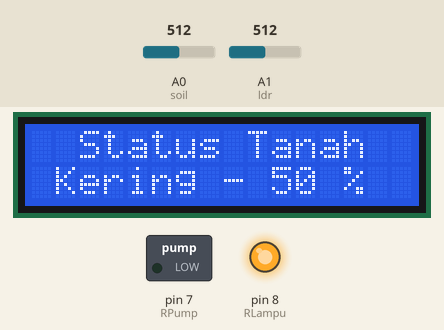
The sketch below on a simulated Arduino Uno, built with avr-gcc and run on an emulated ATmega328P. Shown: 16×2 character LCD, switched loads named in the sketch (green lamp = pin HIGH), output pins drawn as LEDs (lit = HIGH). The inputs (shaded band) are chosen by the test bench; at power-on: A0 (soil) = 512, A1 (ldr) = 512. What the sketch prints to the serial monitor is not drawn.

Above: at 4.2 s.
4.3 s: A0 (soil) set to 493
At 5.9 s:
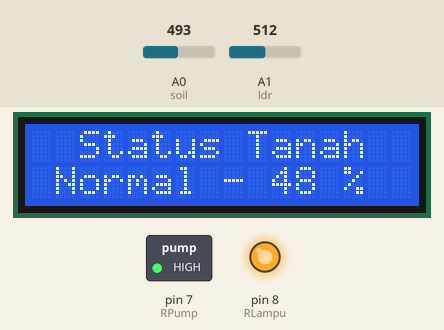
8.4 s: A1 (ldr) set to 706
10.7 s: A1 (ldr) set to 725
At 11.7 s:
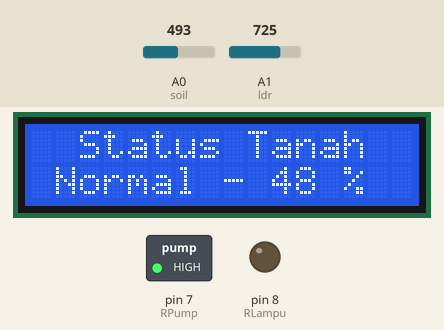
14.8 s: A0 (soil) set to 716
At 16.2 s:
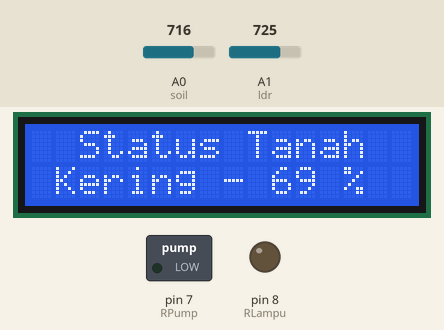
18.9 s: A0 (soil) set to 900
At 20.4 s:
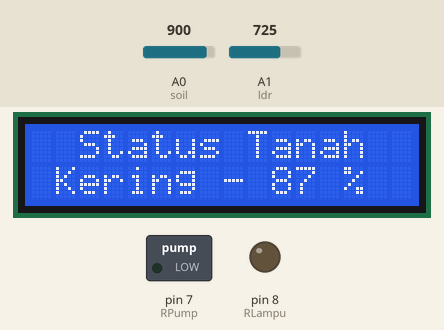
Timing chart, 0 to 21.9 s (numbered marks = the images above; inputs shaded):
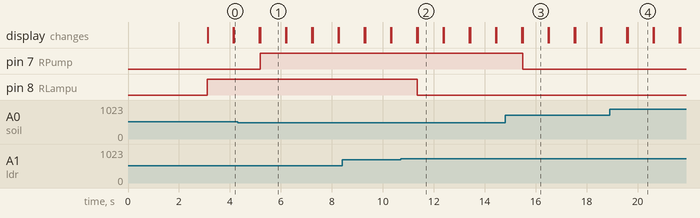

Measured:
- the behaviour switches between 512 and 511 on A0 (soil) (found by bisection; images 0 and 1)
- the behaviour switches between 716 and 717 on A1 (ldr) (found by bisection; images 1 and 2)
- after the input at 4.3 s, pin 7 (RPump): LOW → HIGH after 0.88 s; the display: first differs from a run without the input after 0.88 s (image 1)
- after the input at 10.7 s, pin 8 (RLampu): HIGH → LOW after 0.64 s
- after the input at 14.8 s, pin 7 (RPump): HIGH → LOW after 0.68 s; the display: first differs from a run without the input after 0.68 s (image 3)
- after the input at 18.9 s, the display: first differs from a run without the input after 0.71 s (image 4)
- what the display in image 1 shows lasts 1.0 s, from 5.2 s to 6.2 s

The sketch:

Sawah_Panas.ino
```cpp
#include <LiquidCrystal_I2C.h>
LiquidCrystal_I2C lcd(0x27, 16,2);
const int ldr = A1, soil = A0, RLampu = 8, RPump = 7;
int nilai_ldr, nilai_soil, lembab, cahaya;

void setup() {
  // put your setup code here, to run once:
  Serial.begin(9600);
  lcd.init();
  lcd.backlight();
  lcd.setCursor(1,0);
  lcd.print("Welcome To My");
  lcd.setCursor(1,1);
  lcd.print("Final Project");
  pinMode(ldr, INPUT);
  pinMode(soil, INPUT);
  pinMode(RLampu, OUTPUT);
  pinMode(RPump, OUTPUT);
  Serial.print("Sistem Otomasi Sawah");
  delay(3000);
  lcd.clear();
}

void loop() {
  // put your main code here, to run repeatedly:
 nilai_ldr  = analogRead(ldr);
 nilai_soil = analogRead(soil);
 cahaya = map(nilai_ldr, 0, 1023, 100, 0);
 lembab = map(nilai_soil, 0, 1023, 0, 100);

 Serial.print("Nilai LDR : ");
 Serial.println(cahaya);
 Serial.print("Nilai Soil : ");
 Serial.println(lembab);
 lcd.setCursor(7,1);
 lcd.print(" - ");
 lcd.print(lembab);
 lcd.print(" % ");

 if ((cahaya <= 30) && (lembab < 50)){  // Jika Nilai Cahaya kurang dari samadengan 30 (0-30) Lampu ON
                                        // Jika Nilai Lembab kurang dari 50 (0-49) Pompa OFF
    digitalWrite(RLampu, LOW);          // Relay (Saklar) Lampu ON

    lcd.setCursor(2,0);
    lcd.print("Status Tanah");
    lcd.setCursor(1,1);
    lcd.print("Normal");
    digitalWrite(RPump, HIGH);          // Relay (Saklar) Pompa OFF

    delay(1000);
    lcd.clear();

 }else if((cahaya > 30) && (lembab < 50)) {
    digitalWrite(RLampu, HIGH);          // Relay (Saklar) Lampu OFF

    lcd.setCursor(2,0);
    lcd.print("Status Tanah");
    lcd.setCursor(1,1);
    lcd.print("Normal");
    digitalWrite(RPump, HIGH);          // Relay (Saklar) Pompa OFF

    delay(1000);
    lcd.clear();

 }else if((cahaya <= 30) && (lembab >= 50)){
    digitalWrite(RLampu, LOW);          // Relay (Saklar) Lampu ON

   lcd.setCursor(2,0);
   lcd.print("Status Tanah");
   lcd.setCursor(1,1);
   lcd.print("Kering");
   digitalWrite(RPump, LOW);          // Relay (Saklar) Pompa ON

   delay(1000);
   lcd.clear();

 }else{
   digitalWrite(RLampu, HIGH);          // Relay (Saklar) Lampu OFF

   lcd.setCursor(2,0);
   lcd.print("Status Tanah");
   lcd.setCursor(1,1);
   lcd.print("Kering");
   digitalWrite(RPump, LOW);          // Relay (Saklar) Pompa ON

   delay(1000);
   lcd.clear();
 }
// delay(500);
}
```
